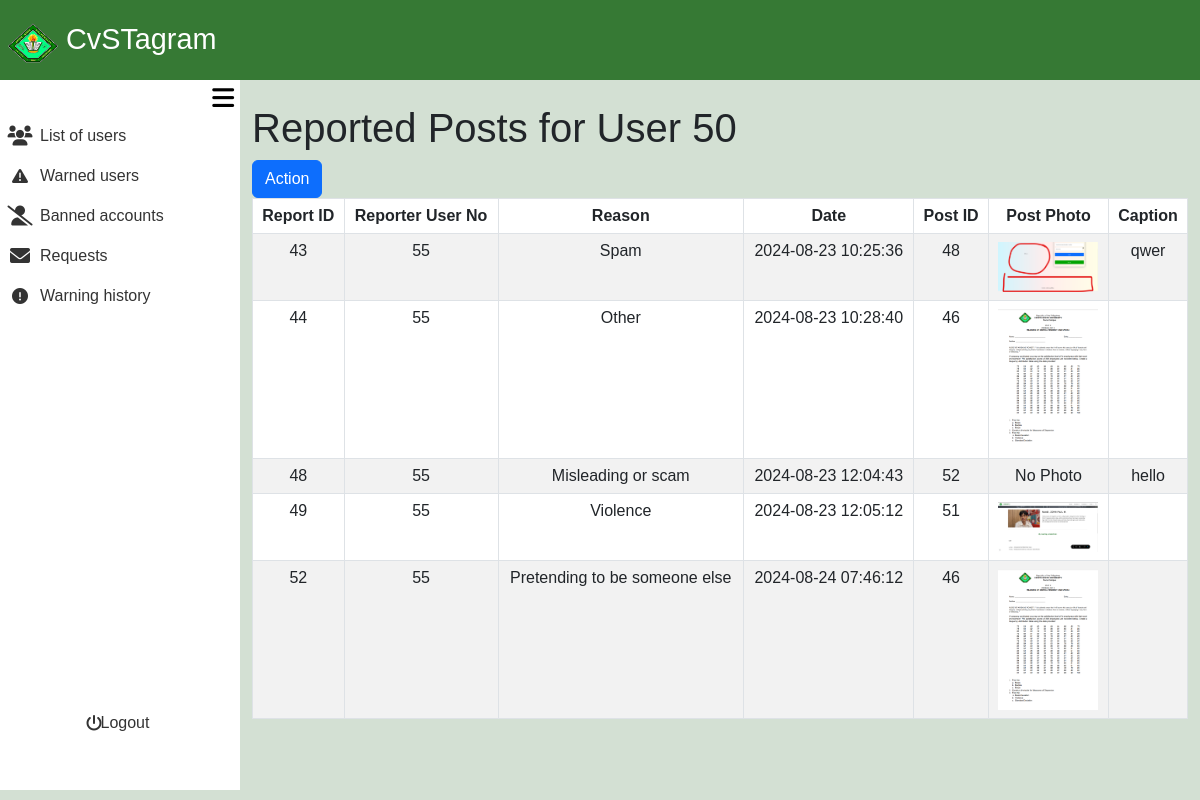
/admin_area/review_post.php?user_no=50 (signed in), run on an earlier commit of the app's database.
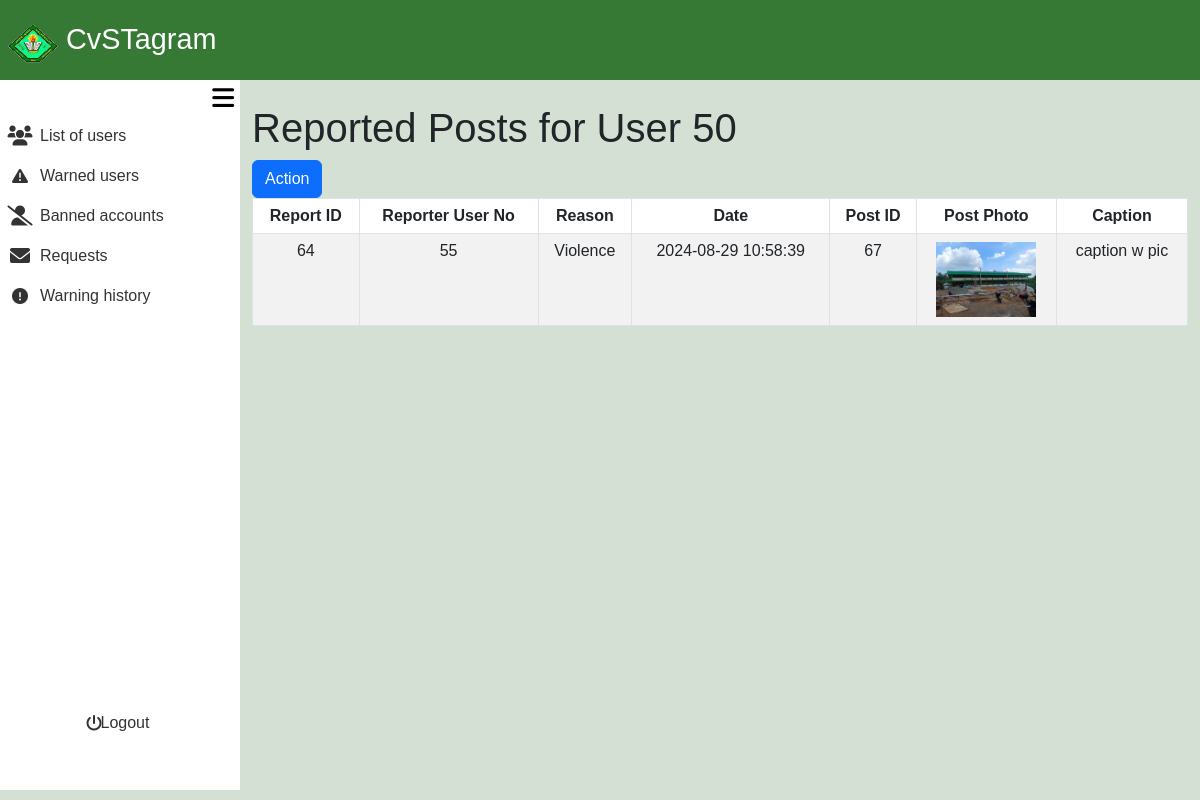
And on a later commit of the database.
### tables this page shows
CREATE TABLE `post_reports` (
  `report_id` int(11) NOT NULL,
  `post_id` int(11) NOT NULL,
  `user_no` int(11) NOT NULL,
  `reporter_user_no` int(11) NOT NULL,
  `report_reason` varchar(100) NOT NULL,
  `report_date` timestamp NOT NULL DEFAULT current_timestamp()
);

CREATE TABLE `posts` (
  `post_id` int(11) NOT NULL,
  `user_no` int(11) DEFAULT NULL,
  `relation` varchar(10) DEFAULT NULL,
  `services` varchar(10) DEFAULT NULL,
  `caption` text DEFAULT NULL,
  `postphoto` varchar(255) DEFAULT NULL,
  `timestamp` timestamp NOT NULL DEFAULT current_timestamp()
);

### admin_area/review_post.php (the view, shortened to what this page needs)
<?php
require_once '../include/connect.php';
require_once '../include/bootsrap.php';
?>
<!DOCTYPE html>
<html lang="en">
<head>
    <link rel="stylesheet" href="admin_dashbaord.css?v=<?php echo time(); ?>">
</head>
<body>
<div class="container-fluid screen">
    <div class="container-fluid nav">
        <nav class="navbar">
            <div class="container-fluid navtexticon">
                <a class="navbar-brand px-2" href="#">
                <img src="../images/Cavite_State_University_(CvSU).png" alt="Logo" width="50" height="40" class="d-inline-block align-text-top">
                CvSTagram
                </a>
            </div>
        </nav>
    </div>
    <div class="container-fluid contbody">
    <div class="container-fluid sidenav">
    <div class="container-fluid menubutton">
        <button onclick="toggleSidenav()">
            <i class="fa-solid fa-bars"></i>
        </button>
    </div>
    <div class="container-fluid featurescont">
    <div class="container-fluid buttonlinkside">
                <div class="row">
                        <div class="col">
                            <ul>
                                <li>
                                    <a href="list_of_users.php">
                                        <div class="container-fluid listofusers">
                                            <div class="container-fluid listusericon">
                                                 <i class="fa-solid fa-users fa-lg"></i>
                                            </div>
                                            <div class="container-fluid listofusersname">
                                                List of users
                                            </div>
                                        </div>
                                    </a>
                                </li>
                            </ul>
                        </div>
                    </div>
                    <div class="row">
                        <div class="col">
                            <ul>
                                <li>
                                    <a href="active_warn.php">
                                        <div class="container-fluid listofusers">
                                            <div class="container-fluid listusericon">
                                            <i class="fa-solid fa-triangle-exclamation"></i>
                                            </div>
                                            <div class="container-fluid listofusersname">
                                                Warned users
                                            </div>
                                        </div>
                                    </a>
                                </li>
                            </ul>
                        </div>
                    </div>
                    <div class="row">
                        <div class="col">
                            <ul>
                                <li>
                                    <a href="banned_user.php">
                                        <div class="container-fluid Bannedaccounts">
                                            <div class="container-fluid Bannedaccountsicon">
                                            <i class="fa-solid fa-user-slash fa-lg"></i>
                                            </div>
                                            <div class="container-fluid Bannedaccountsname">
                                                Banned accounts
                                            </div>
                                        </div>
                                    </a>
                                </li>
                            </ul>
                        </div>
                    </div>
                        <div class="row">
                            <div class="col">
                                <ul>
                                    <li>
                                        <a href="request.php">
                                            <div class="container-fluid Deletedaccounts">
                                                <div class="container-fluid Deletedaccountsicon">
                                                <i class="fa-solid fa-envelope fa-lg"></i>
                                                </div>
                                                <div class="container-fluid Deletedaccountsname">
                                                        Requests
                                                </div>
                                            </div>
                                        </a>
                                    </li>
                                </ul>
                            </div>
                        </div>
                        <div class="row">
                        <div class="col">
                            <ul>
                                <li>
                                    <a href="warned_user.php">
                                        <div class="container-fluid listofusers">
                                            <div class="container-fluid listusericon">
                                            <i class="fa-solid fa-circle-exclamation"></i>
                                            </div>
                                            <div class="container-fluid listofusersname">
                                                Warning history
                                            </div>
                                        </div>
                                    </a>
                                </li>
                            </ul>
                        </div>
                    </div>
                    </div>
        <div class="container-fluid logoutcont">
            <div class="row">
                <div class="col">
                    <ul>
                        <li>
                            <a href="admin_logout.php">
                                <div class="container-fluid Deletedaccounts" style="border-radius: 10px;">
                                    <div class="container-fluid Deletedaccountsicon">
                                        <i class="fa-solid fa-power-off"></i>
                                    </div>
                                    <div class="container-fluid Deletedaccountsname">
                                        Logout
                                    </div>
                                </div>
                            </a>
                        </li>
                    </ul>
                </div>
            </div>
        </div>
    </div>
</div>
        </div>
        <div class="container-fluid content">
        <?php
$user_no = isset($_GET['user_no']) ? intval($_GET['user_no']) : 0;
$query = "SELECT
    pr.report_id,
    pr.reporter_user_no,
    pr.report_reason,
    pr.report_date,
    p.post_id,
    ur.user_no,
    ur.fname,
    ur.lname,
    p.postphoto,
    p.caption
FROM
    post_reports pr
JOIN
    posts p ON pr.post_id = p.post_id
JOIN
    user_registration ur ON pr.user_no = ur.user_no
WHERE
    ur.user_no = ?";
$stmt = $con->prepare($query);
$stmt->bind_param('i', $user_no);
$stmt->execute();
$reports = $stmt->get_result();
?>
    <div class="container mt-4">
        <h1>Reported Posts for User <?php echo htmlspecialchars($user_no); ?></h1>
        <a href="admin_action.php?user_no=<?php echo htmlspecialchars($user_no); ?>"><button class="btn btn-primary">Action</button></a>
        <table class="table table-bordered table-striped">
            <thead>
                <tr>
                    <th scope="col">Report ID</th>
                    <th scope="col">Reporter User No</th>
                    <th scope="col">Reason</th>
                    <th scope="col">Date</th>
                    <th scope="col">Post ID</th>
                    <th scope="col">Post Photo</th>
                    <th scope="col">Caption</th>
                </tr>
            </thead>
            <tbody>
                <?php while ($report = $reports->fetch_assoc()): ?>
                    <tr>
                        <td><?php echo htmlspecialchars($report['report_id']); ?></td>
                        <td><?php echo htmlspecialchars($report['reporter_user_no']); ?></td>
                        <td><?php echo htmlspecialchars($report['report_reason']); ?></td>
                        <td><?php echo htmlspecialchars($report['report_date']); ?></td>
                        <td><?php echo htmlspecialchars($report['post_id']); ?></td>
                        <td>
                            <?php if ($report['postphoto']): ?>
                                <img src="../include/posts_images/<?php echo htmlspecialchars($report['postphoto']); ?>" alt="Post Photo" width="100">
                            <?php else: ?>
                                No Photo
                            <?php endif; ?>
                        </td>
                        <td><?php echo htmlspecialchars($report['caption']); ?></td>
                    </tr>
                <?php endwhile; ?>
            </tbody>
        </table>
    </div>
        </div>
    </div>
</body>
</html>

### include/bootsrap.php (shortened to what this page needs)
<link href="https://cdn.jsdelivr.net/npm/bootstrap@5.3.3/dist/css/bootstrap.min.css" rel="stylesheet">
<link href="https://cdn.jsdelivr.net/npm/bootstrap@5.3.0/dist/css/bootstrap.min.css" rel="stylesheet">
<link rel="stylesheet" href="https://cdn.jsdelivr.net/npm/bootstrap-icons@1.11.3/font/bootstrap-icons.min.css">
    <link rel="stylesheet" href="https://cdnjs.cloudflare.com/ajax/libs/font-awesome/6.0.0-beta3/css/all.min.css">
<link href="https://cdn.jsdelivr.net/npm/air-datepicker@3.5.3/air-datepicker.min.css" rel="stylesheet">

### admin_area/admin_dashbaord.css (style rules this page uses)
body { font-family: Arial, Helvetica, sans-serif; padding: 0; margin: 0; background-color: #D3E0D3; }
ul, li, a { text-decoration: none; list-style-type: none; color: inherit; padding: 0; }
.container-fluid { padding: 0; }
.screen { height: 100vh; width: 100%; display: flex; flex-direction: column; }
.nav { height: 10vh; width: 100%; padding: 0; background-color: #367934; }
.contbody { display: flex; flex: 1; }
.sidenav { position: fixed; top: 10vh; left: 0; height: calc(90vh - 10px); width: 20%; transition: width 0.3s; background-color: #fff; z-index: 1000; }
.navtexticon a { color: #fff; font-size: 1.8rem; }
.menubutton { height: 5%; width: 100%; display: flex; align-items: center; justify-content: flex-end; }
.menubutton button { border: none; background-color: transparent; font-size: 25px; }
.content { margin-left: 20%; width: 80%; transition: width 0.3s, margin-left 0.3s; min-height: 90%; height: auto; }
.featurescont { height: 90%; }
.buttonlinkside { height: 90%; }
.logoutcont { width: 100%; height: 10%; display: flex; align-items: center; justify-content: center; }
.Deletedaccountsname, .Bannedaccountsname, .listofusersname { height: 100%; width: 100%; display: flex; align-items: center; justify-content: flex-start; }
.Deletedaccounts, .Bannedaccounts, .listofusers { transition: background-color 0.3s ease; border-radius: 0 10px 10px 0; flex: 0 0 auto; padding: 0; height: 100%; display: flex; align-items: center; justify-content: flex-start; flex-direction: row; }
.Deletedaccountsicon, .Bannedaccountsicon, .listusericon { width: 20%; height: 100%; display: flex; align-items: center; justify-content: center; }
.Deletedaccounts, .Bannedaccounts, .listofusers { color: #333; }
.table th, .table td { text-align: center; }

What changed in the data, as far as the page shows it:
removed post_reports: report_id "43", reporter_user_no "55", report_reason "Spam", report_date "2024-08-23 10:25:36", post.post_id "48", post.postphoto (picture), post.caption "qwer"
removed post_reports: report_id "44", reporter_user_no "55", report_reason "Other", report_date "2024-08-23 10:28:40", post.post_id "46", post.postphoto (picture)
removed post_reports: report_id "48", reporter_user_no "55", report_reason "Misleading or scam", report_date "2024-08-23 12:04:43", post.post_id "52", shows "No Photo", post.caption "hello"
removed post_reports: report_id "49", reporter_user_no "55", report_reason "Violence", report_date "2024-08-23 12:05:12", post.post_id "51", post.postphoto (picture)
removed post_reports: report_id "52", reporter_user_no "55", report_reason "Pretending to be someone else", report_date "2024-08-24 07:46:12", post.post_id "46", post.postphoto (picture)
added post_reports: report_id "64", reporter_user_no "55", report_reason "Violence", report_date "2024-08-29 10:58:39", post.post_id "67", post.postphoto (picture), post.caption "caption w pic"
